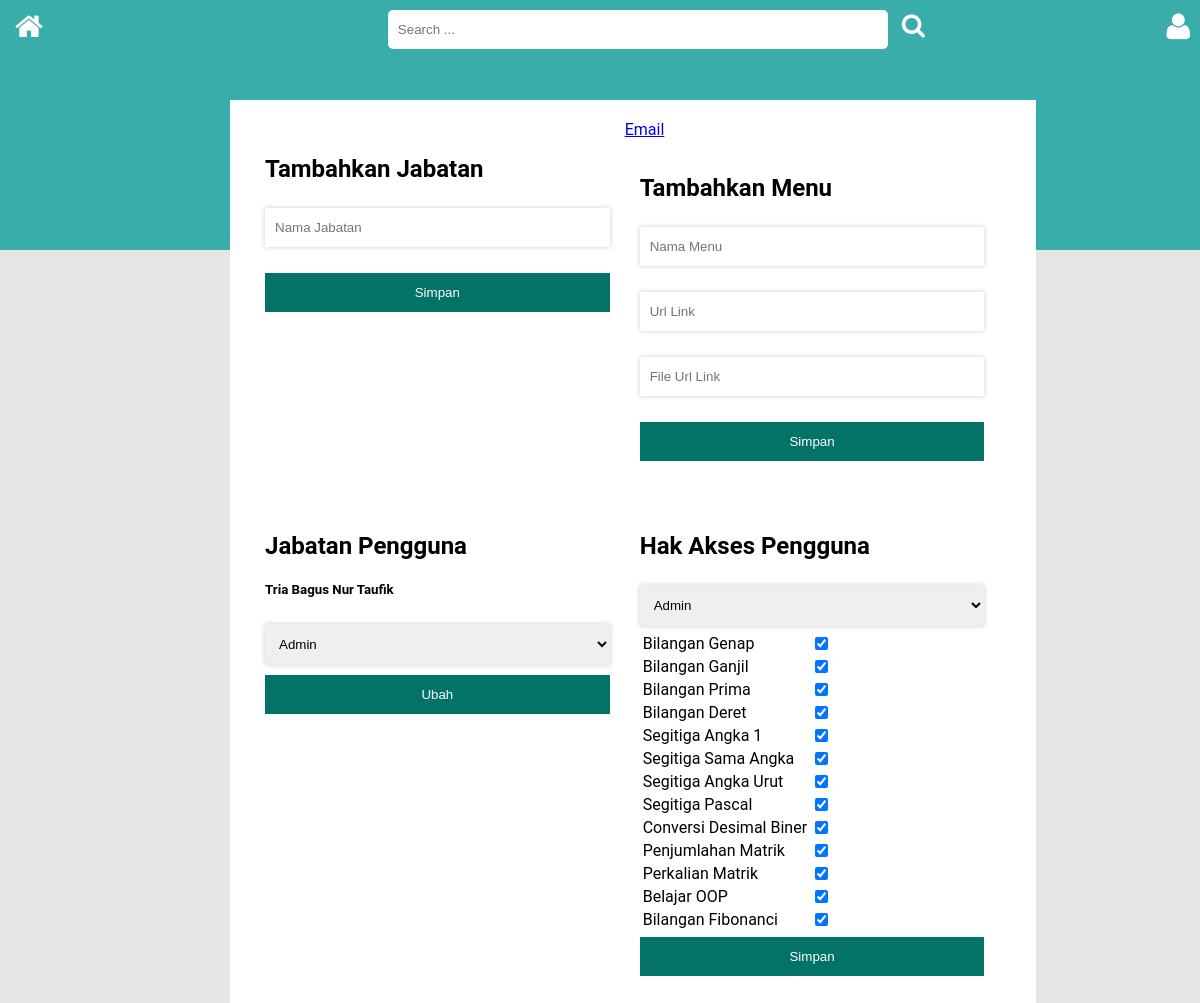
The app's page /admin/pengaturan.php (signed in) with its own data.
### tables this page shows
CREATE TABLE `pengguna` (
  `id_pengguna` int(100) NOT NULL,
  `no_ktp` varchar(100) NOT NULL,
  `nama_lengkap` varchar(100) NOT NULL,
  `jenis_kelamin` varchar(100) NOT NULL,
  `tempat_lahir` varchar(100) NOT NULL,
  `tanggal_lahir` date NOT NULL,
  `alamat` varchar(100) NOT NULL,
  `no_telepon` varchar(100) NOT NULL,
  `email` varchar(100) NOT NULL,
  `status` varchar(100) NOT NULL,
  `username` varchar(100) NOT NULL,
  `password` varchar(100) NOT NULL,
  `foto` varchar(100) NOT NULL
);

CREATE TABLE `menu_bar` (
  `id_menu` int(100) NOT NULL,
  `nama_menu` varchar(100) NOT NULL,
  `url` varchar(100) NOT NULL,
  `fileurl` varchar(100) NOT NULL
);

### admin/pengaturan.php (the view, shortened to what this page needs)
<?php
if (empty($_SESSION['id_pengguna'])) {
	header('location:../index.php');
}else{
?>
<!DOCTYPE html>
<html>
<head>
	<link href="..\css\style-admin.css" rel="stylesheet" type="text/css">
	<link href="..\css\font-awesome.css" rel="stylesheet" type="text/css">
</head>
<body>
<?php include"menu.php";?>
<div id="content-main">
<div id="content-matrik">
<div class="header-sub-content-matrik">
		<a href="index.php?halaman=email">Email</a>
	<div class="control-panel-file">
		<h2>Tambahkan Jabatan</h2>
		<form action="proses-insert-jabatan.php" method="POST">
		<p><input class="input-matrik" type="text" name="namajabatan" placeholder="Nama Jabatan" required="required"></p>
		<input class="btn-submit green" type="submit" name="submit" value="Simpan">
		</form>
	</div>
	<div class="control-panel-file">
		<h2>Tambahkan Menu</h2>
		<form action="proses-insert-menu-bar.php" method="POST">
		<p><input class="input-matrik" type="text" name="namamenu" placeholder="Nama Menu" required="required"></p>
		<p><input class="input-matrik" type="text" name="url" placeholder="Url Link" required="required"></p>
		<p><input class="input-matrik" type="text" name="fileurl" placeholder="File Url Link" required="required"></p>
		<input class="btn-submit green" type="submit" name="submit" value="Simpan">
		</form>
	</div>
	<div class="control-panel-file">
		<h2>Jabatan Pengguna</h2>
		<form action="proses-insert-jabatan-pengguna.php" method="POST">
			<?php
				$id_session=$_SESSION['id_pengguna'];
				$query_session_admin=mysql_query("select * from pengguna where id_pengguna=$id_session");
				$fetch_array_session=mysql_fetch_array($query_session_admin);
			?>
			<h5><?php echo $fetch_array_session['nama_lengkap'];?></h5>
			<select class="input-matrik" name="jabatan">
				<?php
					$sql_query_jabatan=mysql_query("SELECT * FROM jabatan") or die (mysql_error());
					while($data_jabatan=mysql_fetch_array($sql_query_jabatan)){
				?>
					<option value="<?php echo $data_jabatan['id_jabatan'];?>">
						<?php echo $data_jabatan['nama_jabatan'];?>
					</option>
				<?php } ?>
			</select>
			<input class="btn-submit green" type="submit" name="submit" value="Ubah">
		</form>
	</div>
	<div class="control-panel-file">
		<h2>Hak Akses Pengguna</h2>
		<form action="proses-insert-hak-akses.php" method="POST" enctype="multipart/form-data">
			<table>
			<select class="input-matrik" name="jabatan">
				<?php
					$sql_query_jabatan_hap=mysql_query("SELECT * FROM jabatan") or die (mysql_error());
					while($data_jabatan_hap=mysql_fetch_array($sql_query_jabatan_hap)){
				?>
					<option value="<?php echo $data_jabatan_hap['id_jabatan'];?>">
						<?php echo $data_jabatan_hap['nama_jabatan'];?>
					</option>
				<?php } ?>
			</select>
			<?php
				$sql_query_hap=mysql_query("SELECT * FROM menu_bar") or die (mysql_error());
				while($data_menu_checked=mysql_fetch_array($sql_query_hap)){
			?>
				<tr>
					<td>
						<?php echo $data_menu_checked['nama_menu'];?>
					</td>
					<td>
						<input type="checkbox" name="menu[]" value="<?php echo $data_menu_checked['id_menu'];?>" checked>
					</td>
				</tr>
			<?php
				}
			?>
			</table>
			<input class="btn-submit green" type="submit" name="submit" value="Simpan">
		</form>
	</div>
</div>
</div>
</body>
</html>
<?php } ?>

### css/style-admin.css (style rules this page uses)
body { margin: 0px; background-color:#cccccc7d; font-family:Roboto, 'Segoe UI', Tahoma, sans-serif; }
#content-main { width: 83%; position: absolute; }
#content-matrik { margin-left:230px; margin-right:auto; margin-top:-150px; margin-bottom:auto; left:0; right:250; top:100; bottom:0; }
.header-sub-content-matrik { width:100%; background-color: #ffff; padding: 20px; float: left; }
input[type=text] { padding:12px 10px; }
select { padding:12px 10px; border: none; box-sizing: border-box; box-shadow: 0px 0px 5px #ccc; }
.input-matrik { width:100%; margin: 5px 0px; border: none; box-sizing: border-box; box-shadow: 0px 0px 5px #ccc; }
.btn-submit { width: 100%; margin:5px 0px ; padding:12px 0px; border: none; transition: all 0.3s ease; }
.green { background-color:#037368; color: #fff; }
.control-panel-file { width: 45%; float: left; padding: 15px; }

### records on screen
pengguna: nama_lengkap "Tria Bagus Nur Taufik"
menu_bar: nama_menu "Bilangan Genap"
menu_bar: nama_menu "Bilangan Ganjil"
menu_bar: nama_menu "Bilangan Prima"
menu_bar: nama_menu "Bilangan Deret"
menu_bar: nama_menu "Segitiga Angka 1"
menu_bar: nama_menu "Segitiga Sama Angka"
menu_bar: nama_menu "Segitiga Angka Urut"
menu_bar: nama_menu "Segitiga Pascal"
menu_bar: nama_menu "Conversi Desimal Biner"
menu_bar: nama_menu "Penjumlahan Matrik"
menu_bar: nama_menu "Perkalian Matrik"
menu_bar: nama_menu "Belajar OOP"
menu_bar: nama_menu "Bilangan Fibonanci"

### other values on screen
form field jabatan "Admin"
